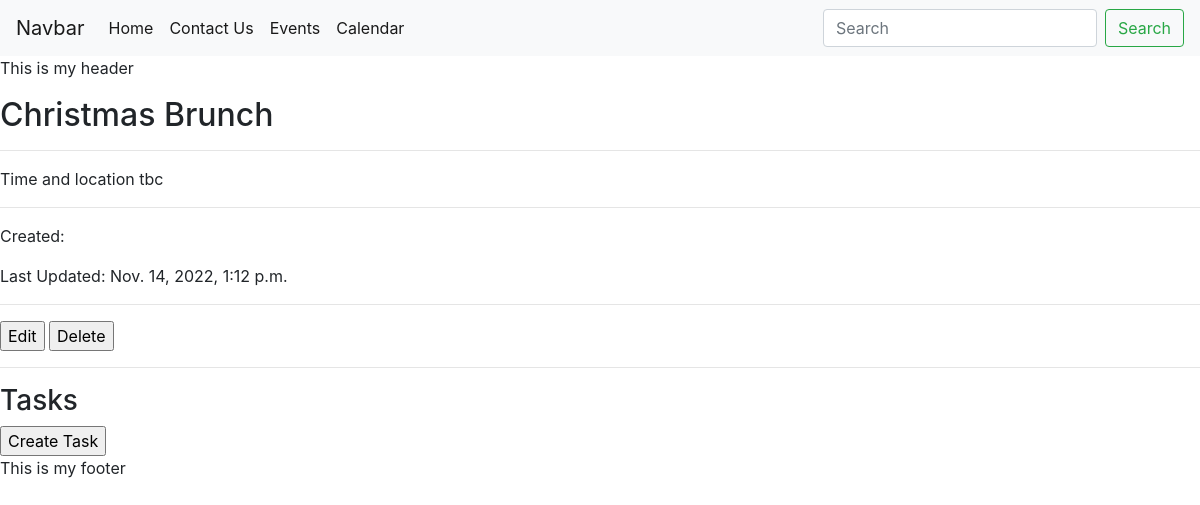
/events/4, run on an earlier commit of the app's database.
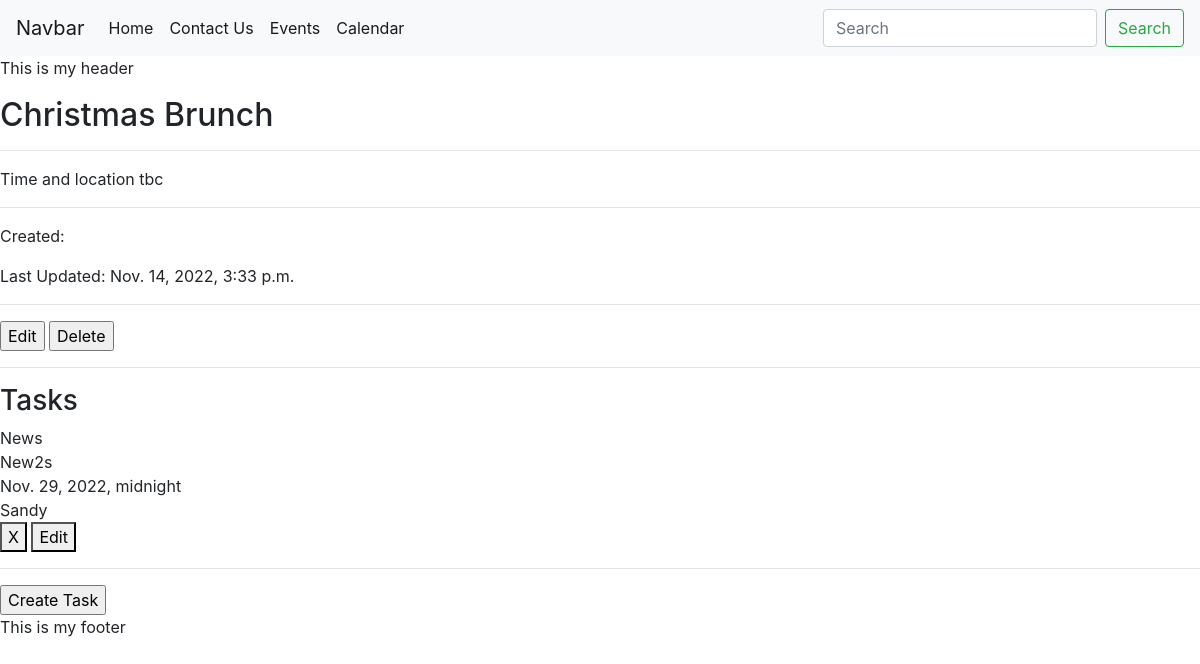
And on a later commit of the database.
### events/models.py (models this page shows, shortened)
class Event(models.Model):
 title = models.CharField(max_length = 128, unique=True)
 description = models.TextField(blank=False)
 date = models.DateTimeField(default=datetime.now, blank=False, validators=[present_or_future_date])
 updated_at = models.DateTimeField(auto_now=True)
 class Meta:
  indexes = [models.Index(fields=['title']), ]

class Task(models.Model):
 title = models.CharField(max_length = 128)
 description = models.TextField()
 complete = models.BooleanField(default=False)
 deadline = models.DateTimeField(default=datetime.now, null=True, blank=True)
 event = models.ForeignKey(Event, on_delete=models.CASCADE)
 person = models.ForeignKey(Person, on_delete=models.CASCADE, null=True)

class Person(models.Model):
 name = models.CharField(max_length = 128)

### events/views.py (the view)
# urls.py: path('<int:pk>', views.EventDetailView.as_view(), name='events_detail'),
class EventDetailView(DetailView):
    model = Event
    template_name = 'events/detail_view.html'
    def get_context_data(self, **kwargs):
        context = {}
        context['event'] = Event.objects.get(id=self.kwargs['pk'])
        context['task_list'] = Task.objects.filter(event__id=self.kwargs['pk'])
        return context

### events/templates/events/detail_view.html (shortened to what this page needs)
{% extends "base.html" %}
{% block content %}
{% load static %}
<body>
<h2>{{ event.title }}</h2><hr>
<p> {{ event.description }}</p><hr>
<p> Created:{{ event.created_at }}</p>
<p> Last Updated: {{ event.updated_at }}</p>
<hr/>
<input type="button" onclick="location.href='{% url 'events_update' event.id %}';" value="Edit" />
<input type="button" onclick="location.href='{% url 'events_delete' event.id %}';" value="Delete" />
<hr/>
 {% include 'events/task_list.html' with nid=event.id %}
 <input type="button" onclick="location.href='{% url 'create_task' event.id %}';" value="Create Task" />
 </body>
{% endblock content %}

### events/templates/events/task_list.html (shortened to what this page needs)
{% load static %}
<h3>Tasks</h3>
{% for task in task_list %}
{% if task.complete %}
 <div class="task_prompt complete" id="task-{{task.id}}" onClick='togglecomplete({{ task.id }})'>
    <div class="taskTitle taskData" name="title">{{task.title}}</div>
    <div class="taskDescription taskData" name="description">{{task.description}}</div>
    <div class="taskDeadline taskData" name="deadline">{{task.deadline}}</div>
    <div class="taskPerson taskData" name="person">{{task.person.name}}</div>
{% else %}
 <div class="task_prompt incomplete" id="task-{{task.id}}" onClick='togglecomplete({{ task.id }})'>
    <div class="taskTitle taskData" name="title">{{task.title}}</div>
    <div class="taskDescription taskData" name="description">{{task.description}}</div>
    <div class="taskDeadline taskData" name="deadline">{{task.deadline}}</div>
    <div class="taskPerson taskData" name="person">{{task.person.name}}</div>
{% endif %}
 </div>
<button class="task_button" onClick='event.stopPropagation();delete_t({{ task.id }});' type='button'>X</button>
<button class="task_edit_button" onClick='editTask({{ task.id }});' data-toggle="modal" data-target="#myModal" type='button'>Edit</button>
<hr/>
{% endfor %}

What changed in the data, as far as the page shows it:
changed Event "Christmas Brunch": updated_at "Nov. 14, 2022, 1:12 p.m." → "Nov. 14, 2022, 3:33 p.m."
added Task: title "News", description "New2s", deadline "Nov. 29, 2022, midnight", person.name "Sandy"
